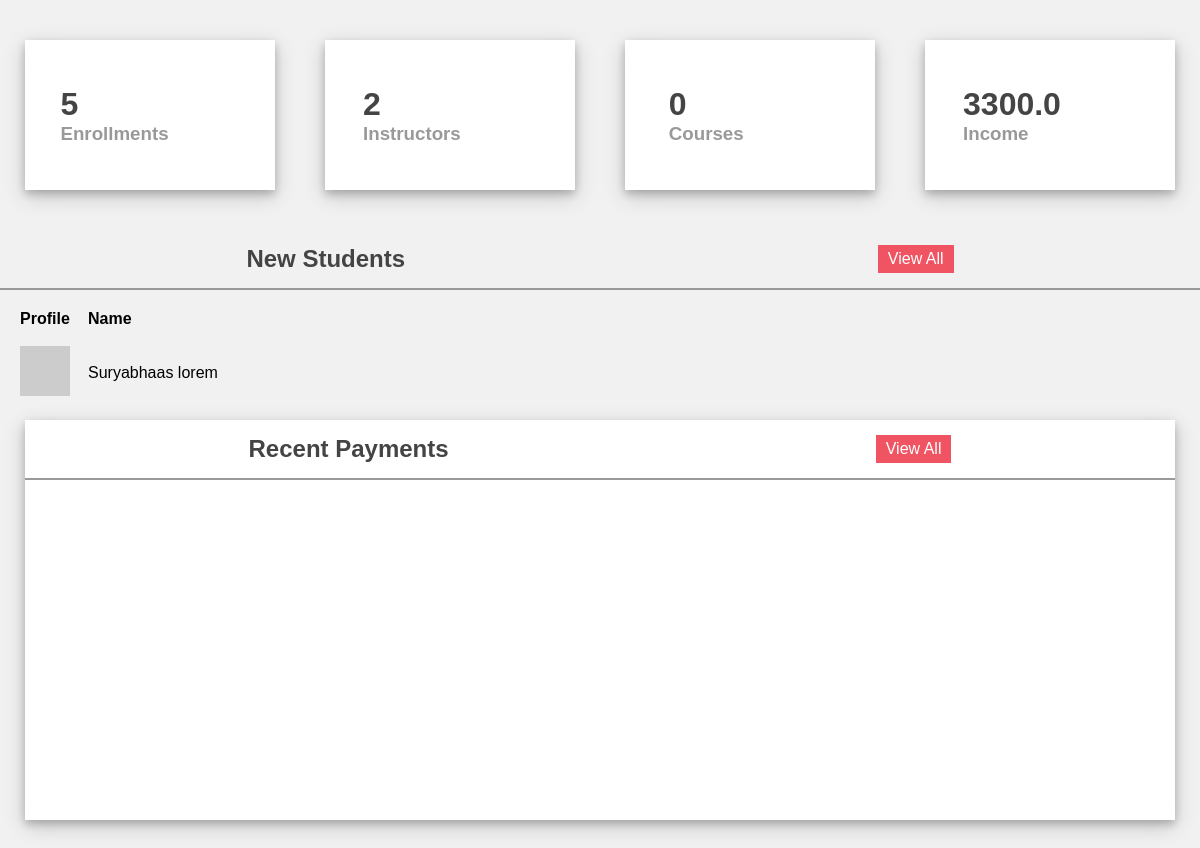
/admin, run on an earlier commit of the app's database.
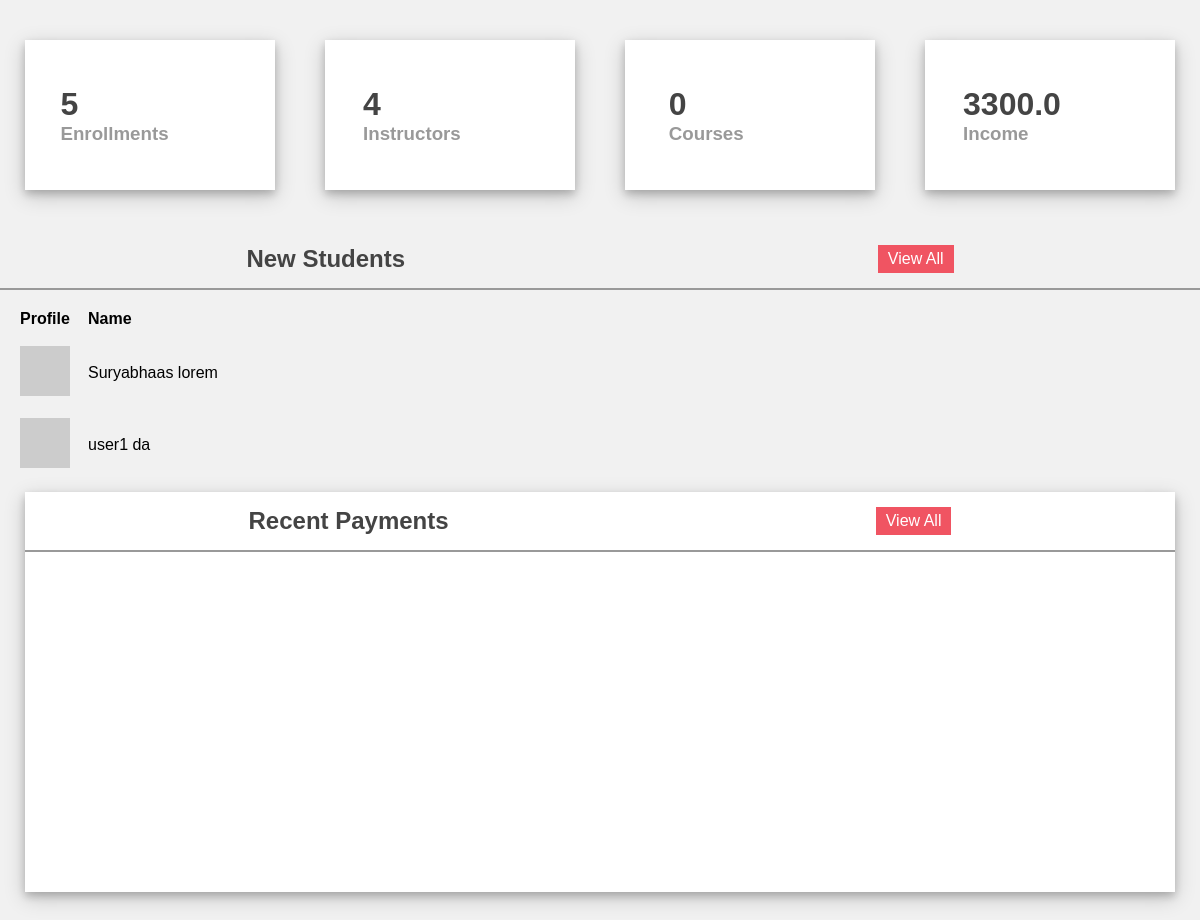
And on a later commit of the database.
### tables this page shows
CREATE TABLE users (
    UID INTEGER PRIMARY KEY AUTOINCREMENT,
    name TEXT,
    lastname TEXT,
    Ph_no TEXT,
    gender TEXT,
    password TEXT
);

### main.py (the view)
@app.route('/admin')
def admin():
    db = get_db()
    cursor = db.cursor()
    cursor.execute('SELECT COUNT(*) FROM applicants')
    total_enrollments = cursor.fetchone()[0]
    cursor.execute('SELECT COUNT(*) FROM instructors')
    total_instructors = cursor.fetchone()[0]
    cursor.execute('SELECT COUNT(*) FROM course')
    total_courses = cursor.fetchone()[0]
    cursor.execute('SELECT SUM(Fees) FROM applicants')
    total_income = cursor.fetchone()[0] or 0  # Default to 0 if there are no fees
    cursor.execute('''
        SELECT u.name, u.lastname
        FROM applicants a
        JOIN users u ON a.UID = u.UID
        LIMIT 10
    ''')
    new_students = cursor.fetchall()
    return render_template(
        'admin.html',
        total_enrollments=total_enrollments,
        total_instructors=total_instructors,
        total_courses=total_courses,
        total_income=total_income,
        new_students=new_students
)

### main.py (called while the page is built)
def get_db():
    if 'db' not in g:
        g.db = sqlite3.connect('./instances/YWS.db')
    return g.db

### templates/admin.html (shortened to what this page needs)
<!DOCTYPE html>
<html lang="en">
<head>
    <link rel="stylesheet" href="/static/styles/admin.css">
</head>
<body>
    <div class="container">
        <div class="content">
            <div class="cards">
                <div class="card">
                    <div class="box">
                        <h1>{{ total_enrollments }}</h1>
                        <h3>Enrollments</h3>
                    </div>
                </div>
                <div class="card">
                    <div class="box">
                        <h1>{{ total_instructors }}</h1>
                        <h3>Instructors</h3>
                    </div>
                </div>
                <div class="card">
                    <div class="box">
                        <h1>{{ total_courses }}</h1>
                        <h3>Courses</h3>
                    </div>
                </div>
                <div class="card">
                    <div class="box">
                        <h1>{{ total_income }}</h1>
                        <h3>Income</h3>
                    </div>
                </div>
            </div>
            <div class="new-students">
                <div class="title">
                    <h2>New Students</h2>
                    <a href="{{ url_for('view_all_students') }}" class="btn">View All</a>
                </div>
                <table>
                    <tr>
                        <th>Profile</th>
                        <th>Name</th>
                    </tr>
                    {% for student in new_students %}
                    <tr>
                        <td><img src="https://via.placeholder.com/50" alt="Profile Picture"></td>
                        <td>{{ student[0] }} {{ student[1] }}</td>
                    </tr>
                    {% endfor %}
                </table>
            </div>
            <div class="content-2">
                <div class="recent-payments">
                    <div class="title">
                        <h2>Recent Payments</h2>
                        <a href="#" class="btn">View All</a>
                    </div>
                    <table>
                    </table>
                </div>
            </div>
        </div>
    </div>
</body>
</html>

### static/styles/admin.css (style rules this page uses)
* { margin: 0; padding: 0; box-sizing: border-box; font-family: 'Poppins', sans-serif; }
body { min-height: 100vh; }
a { text-decoration: none; }
h1, h2 { color: #444; }
h3 { color: #999; }
.btn { background: #f05462; color: white; padding: 5px 10px; text-align: center; }
.title { display: flex; align-items: center; justify-content: space-around; padding: 15px 10px; border-bottom: 2px solid #999; }
table { padding: 10px; }
th, td { text-align: left; padding: 8px; }
.container { width: 100%; height: 100vh; background: #f1f1f1; }
.container .content { margin-top: 0; min-height: 100vh; background: #f1f1f1; }
.container .content .cards { padding: 20px 15px; display: flex; align-items: center; justify-content: space-between; flex-wrap: wrap; }
.container .content .cards .card { width: 250px; height: 150px; background: white; margin: 20px 10px; display: flex; align-items: center; justify-content: space-around; box-shadow: 0 4px 8px 0 rgba(0, 0, 0, 0.2), 0 6px 20px 0 rgba(0, 0, 0, 0.19); }
.container .content .content-2 { min-height: 60vh; display: flex; justify-content: space-around; align-items: flex-start; flex-wrap: wrap; }
.container .content .content-2 .recent-payments { min-height: 50vh; flex: 5; background: white; margin: 0 25px 25px 25px; box-shadow: 0 4px 8px 0 rgba(0, 0, 0, 0.2), 0 6px 20px 0 rgba(0, 0, 0, 0.19); display: flex; flex-direction: column; }

What changed in the data, as far as the page shows it:
added users: name "user1", lastname "da"
Also different on the page:
{{ total_instructors }}: "2" → "4"
